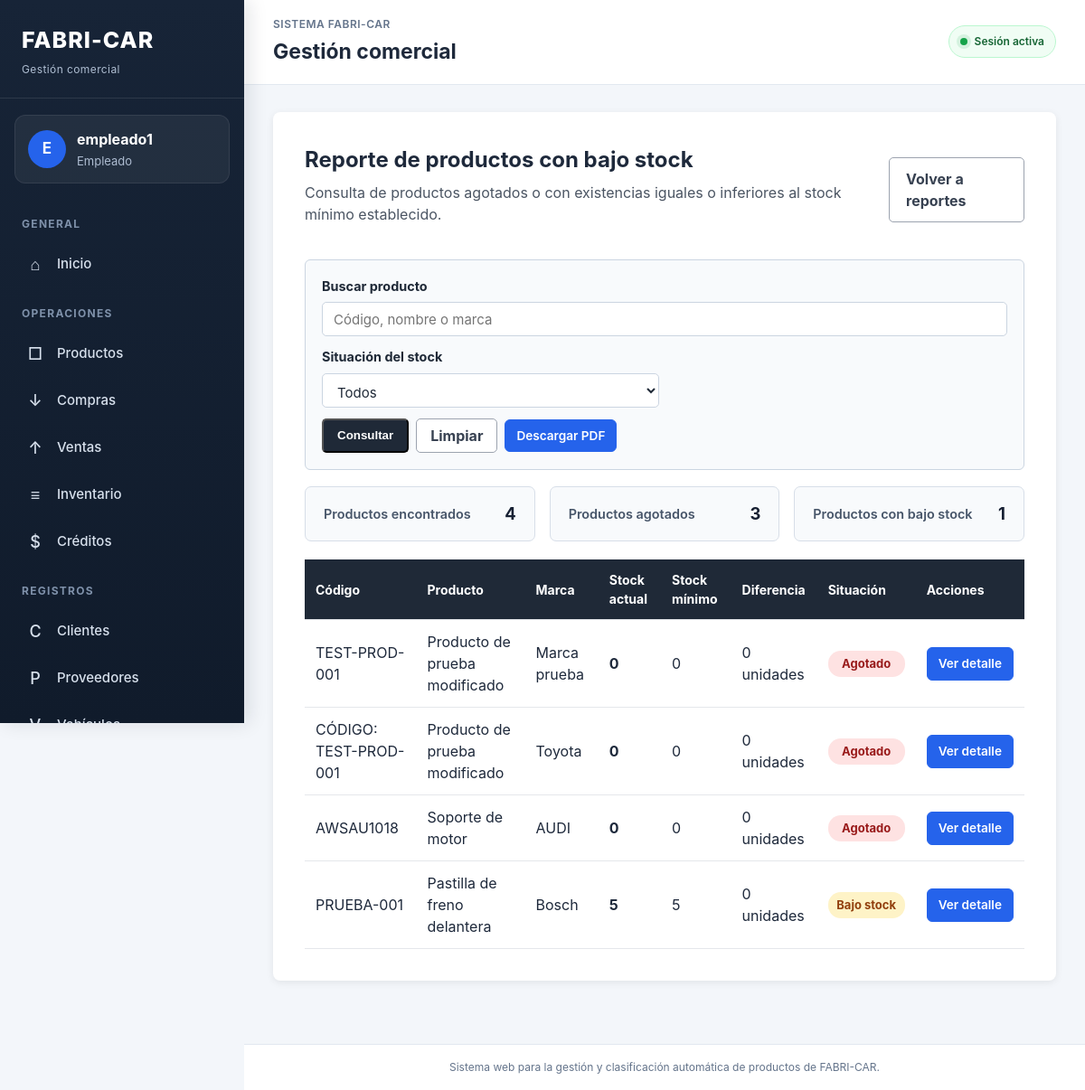
Screenshot of /reportes/bajo-stock/ (signed in) with the database file from the repository.
### productos/models.py (models this page shows, shortened)
class Producto(models.Model):
    class TipoRepuesto(models.TextChoices):
        ORIGINAL = "ORIGINAL", "Original"
        ALTERNATIVO = "ALTERNATIVO", "Alternativo"
        ESTANDAR = "ESTANDAR", "Estándar"
    class CondicionProducto(models.TextChoices):
        NUEVO = "NUEVO", "Nuevo"
        USADO = "USADO", "Usado"
    codigo = models.CharField(
        max_length=50,
        unique=True,
        verbose_name="Código",
    )
    nombre = models.CharField(
        max_length=150,
        db_index=True,
        verbose_name="Nombre",
    )
    descripcion = models.TextField(
        blank=True,
        verbose_name="Descripción",
    )
    tipo = models.CharField(
        max_length=20,
        choices=TipoRepuesto.choices,
        verbose_name="Tipo de repuesto",
    )
    condicion = models.CharField(
        max_length=10,
        choices=CondicionProducto.choices,
        verbose_name="Condición",
    )
    marca = models.CharField(
        max_length=100,
        blank=True,
        db_index=True,
        verbose_name="Marca",
    )
    procedencia = models.CharField(
        max_length=100,
        blank=True,
        verbose_name="Procedencia",
    )
    proveedores_habituales = models.ManyToManyField(
        Proveedor,
        blank=True,
        related_name="productos_habituales",
        verbose_name="Proveedores habituales",
    )
    precio_compra = models.DecimalField(
        max_digits=12,
        decimal_places=2,
        default=Decimal("0.00"),
        editable=False,
        validators=[
            MinValueValidator(Decimal("0.00")),
        ],
        verbose_name="Último precio de compra",
    )
    precio_venta = models.DecimalField(
        max_digits=12,
        decimal_places=2,
        default=Decimal("0.00"),
        editable=False,
        validators=[
            MinValueValidator(Decimal("0.00")),
        ],
        verbose_name="Precio de venta",
    )
    stock_actual = models.PositiveIntegerField(
        default=0,
        editable=False,
        verbose_name="Stock actual",
    )
    stock_minimo = models.PositiveIntegerField(
        default=0,
        verbose_name="Stock mínimo",
    )
    imagen = models.ImageField(
        upload_to="productos/",
        blank=True,
        null=True,
        verbose_name="Imagen",
    )
    estado = models.BooleanField(
        default=True,
        verbose_name="Activo",
    )
    fecha_registro = models.DateTimeField(
        auto_now_add=True,
        verbose_name="Fecha de registro",
    )
    fecha_modificacion = models.DateTimeField(
        auto_now=True,
        verbose_name="Fecha de modificación",
    )
    class Meta:
        verbose_name = "Producto"
        verbose_name_plural = "Productos"
        ordering = ["nombre"]

### reportes/views.py (the view)
@login_required
@rol_requerido("Administrador", "Empleado")
def reporte_bajo_stock(request):
    busqueda = request.GET.get(
        "q",
        "",
    ).strip()
    filtro_situacion = request.GET.get(
        "situacion",
        "",
    ).strip()
    productos = (
        Producto.objects
        .filter(
            estado=True,
            stock_actual__lte=F("stock_minimo"),
        )
        .annotate(
            unidades_faltantes=(
                F("stock_minimo") - F("stock_actual")
            )
        )
    )
    if busqueda:
        productos = productos.filter(
            Q(codigo__icontains=busqueda)
            | Q(nombre__icontains=busqueda)
            | Q(marca__icontains=busqueda)
        )
    if filtro_situacion == "AGOTADO":
        productos = productos.filter(
            stock_actual=0,
        )
    elif filtro_situacion == "BAJO":
        productos = productos.filter(
            stock_actual__gt=0,
            stock_actual__lte=F("stock_minimo"),
        )
    productos = productos.order_by(
        "stock_actual",
        "nombre",
    )
    cantidad_resultados = productos.count()
    cantidad_agotados = productos.filter(
        stock_actual=0,
    ).count()
    cantidad_bajo_stock = productos.filter(
        stock_actual__gt=0,
    ).count()
    paginador = Paginator(
        productos,
        15,
    )
    pagina_productos = paginador.get_page(
        request.GET.get("pagina")
    )
    contexto = {
        "productos": pagina_productos,
        "pagina_productos": pagina_productos,
        "busqueda": busqueda,
        "filtro_situacion": filtro_situacion,
        "cantidad_resultados": cantidad_resultados,
        "cantidad_agotados": cantidad_agotados,
        "cantidad_bajo_stock": cantidad_bajo_stock,
    }
    return render(
        request,
        "reportes/reporte_bajo_stock.html",
        contexto,
    )

### reportes/templates/reportes/reporte_bajo_stock.html (shortened to what this page needs)
{% extends "principal/base.html" %}
{% block contenido %}
<section class="presentacion">
    <div class="encabezado-listado">
        <div>
            <h2>Reporte de productos con bajo stock</h2>
            <p>
                Consulta de productos agotados o con existencias
                iguales o inferiores al stock mínimo establecido.
            </p>
        </div>
        <a
            href="{% url 'reportes:panel_reportes' %}"
            class="boton-secundario"
        >
            Volver a reportes
        </a>
    </div>
    <form
        method="get"
        class="formulario-filtros formulario-filtros-bajo-stock"
    >
        <div class="grupo-filtro">
            <label for="busqueda">
                Buscar producto
            </label>
            <input
                type="search"
                id="busqueda"
                name="q"
                value="{{ busqueda }}"
                class="campo-formulario"
                placeholder="Código, nombre o marca"
            >
        </div>
        <div class="grupo-filtro">
            <label for="situacion">
                Situación del stock
            </label>
            <select
                id="situacion"
                name="situacion"
                class="campo-formulario"
            >
                <option value="">
                    Todos
                </option>
            </select>
        </div>
        <div class="acciones-filtros">
            <button
                type="submit"
                class="boton-enlace"
            >
                Consultar
            </button>
            <a
                href="{% url 'reportes:reporte_bajo_stock' %}"
                class="boton-secundario"
            >
                Limpiar
            </a>
            <a
                href="{% url 'reportes:reporte_bajo_stock_pdf' %}?q={{ busqueda|urlencode }}&situacion={{ filtro_situacion|urlencode }}"
                class="boton-accion"
            >
                Descargar PDF
            </a>
        </div>
    </form>
    <div class="resumen-reporte resumen-bajo-stock">
        <div class="dato-resumen-reporte">
            <span>Productos encontrados</span>
            <strong>
                {{ cantidad_resultados }}
            </strong>
        </div>
        <div class="dato-resumen-reporte">
            <span>Productos agotados</span>
            <strong>
                {{ cantidad_agotados }}
            </strong>
        </div>
        <div class="dato-resumen-reporte">
            <span>Productos con bajo stock</span>
            <strong>
                {{ cantidad_bajo_stock }}
            </strong>
        </div>
    </div>
    <div class="contenedor-tabla">
        <table class="tabla-datos">
            <thead>
                <tr>
                    <th>Código</th>
                    <th>Producto</th>
                    <th>Marca</th>
                    <th>Stock actual</th>
                    <th>Stock mínimo</th>
                    <th>Diferencia</th>
                    <th>Situación</th>
                    <th>Acciones</th>
                </tr>
            </thead>
            <tbody>
                {% for producto in productos %}
                    <tr>
                        <td>
                            {{ producto.codigo }}
                        </td>
                        <td>
                            {{ producto.nombre }}
                        </td>
                        <td>
                            {{ producto.marca|default:"Sin marca" }}
                        </td>
                        <td>
                            <strong>
                                {{ producto.stock_actual }}
                            </strong>
                        </td>
                        <td>
                            {{ producto.stock_minimo }}
                        </td>
                        <td>
                            {{ producto.unidades_faltantes }}
                            unidad{{ producto.unidades_faltantes|pluralize:"es" }}
                        </td>
                        <td>
                            {% if producto.stock_actual == 0 %}
                                <span class="etiqueta-anulada">
                                    Agotado
                                </span>
                            {% else %}
                                <span class="etiqueta-borrador">
                                    Bajo stock
                                </span>
                            {% endif %}
                        </td>
                        <td>
                            <a
                                href="{% url 'productos:detalle_producto' producto.id %}"
                                class="boton-accion"
                            >
                                Ver detalle
                            </a>
                        </td>
                    </tr>
                {% endfor %}
            </tbody>
        </table>
    </div>
</section>
{% endblock %}

### principal/templates/principal/base.html (shortened to what this page needs)
{% load static %}
<!DOCTYPE html>
<html lang="es">
<head>
    <link
        rel="stylesheet"
        href="{% static 'principal/css/estilos.css' %}"
    >
</head>
<body class="{% if user.is_authenticated %}sistema-autenticado{% else %}pagina-publica{% endif %}">
    {% if user.is_authenticated %}
        <div class="estructura-sistema">
            <aside class="menu-lateral">
                <a
                    href="{% url 'inicio' %}"
                    class="marca-sistema"
                >
                    <span class="marca-principal">
                        FABRI-CAR
                    </span>
                    <span class="marca-descripcion">
                        Gestión comercial
                    </span>
                </a>
                <div class="perfil-menu">
                    <div class="avatar-usuario">
                        {{ user.username|first|upper }}
                    </div>
                    <div class="datos-usuario">
                        <strong>
                            {{ user.username }}
                        </strong>
                        <span>
                            {% if es_administrador %}
                                Administrador
                            {% elif es_empleado %}
                                Empleado
                            {% elif es_cliente %}
                                Cliente
                            {% else %}
                                Usuario
                            {% endif %}
                        </span>
                    </div>
                </div>
                <nav class="navegacion-lateral">
                    <span class="titulo-grupo-menu">
                        General
                    </span>
                    <a
                        href="{% url 'inicio' %}"
                        class="enlace-menu
                        "
                    >
                        <span class="icono-menu">⌂</span>
                        <span>Inicio</span>
                    </a>
                    {% if es_administrador or es_empleado %}
                        <span class="titulo-grupo-menu">
                            Operaciones
                        </span>
                        <a
                            href="{% url 'productos:listar_productos' %}"
                            class="enlace-menu
                            "
                        >
                            <span class="icono-menu">□</span>
                            <span>Productos</span>
                        </a>
                        <a
                            href="{% url 'compras:listar_compras' %}"
                            class="enlace-menu
                            "
                        >
                            <span class="icono-menu">↓</span>
                            <span>Compras</span>
                        </a>
                        <a
                            href="{% url 'ventas:listar_ventas' %}"
                            class="enlace-menu
                            "
                        >
                            <span class="icono-menu">↑</span>
                            <span>Ventas</span>
                        </a>
                        <a
                            href="{% url 'inventario:listar_movimientos' %}"
                            class="enlace-menu
                            "
                        >
                            <span class="icono-menu">≡</span>
                            <span>Inventario</span>
                        </a>
                        <a
                            href="{% url 'creditos:listar_creditos' %}"
                            class="enlace-menu
                            "
                        >
                            <span class="icono-menu">$</span>
                            <span>Créditos</span>
                        </a>
                        <span class="titulo-grupo-menu">
                            Registros
                        </span>
                        <a
                            href="{% url 'clientes:listar_clientes' %}"
                            class="enlace-menu
                            "
                        >
                            <span class="icono-menu">C</span>
                            <span>Clientes</span>
                        </a>
                        <a
                            href="{% url 'proveedores:listar_proveedores' %}"
                            class="enlace-menu
                            "
                        >
                            <span class="icono-menu">P</span>
                            <span>Proveedores</span>
                        </a>
                        <a
                            href="{% url 'vehiculos:listar_vehiculos' %}"
                            class="enlace-menu
                            "
                        >
                            <span class="icono-menu">V</span>
                            <span>Vehículos</span>
                        </a>
                    {% endif %}
                </nav>
            </aside>
            <div class="area-trabajo">
                <header class="barra-superior">
                    <div>
                        <span class="subtitulo-superior">
                            Sistema FABRI-CAR
                        </span>
                        <h1>
                            {% block encabezado_pagina %}
                                Gestión comercial
                            {% endblock %}
                        </h1>
                    </div>
                    <div class="sesion-activa">
                        <span class="indicador-activo"></span>
                        Sesión activa
                    </div>
                </header>
    {% endif %}
            <main class="{% if user.is_authenticated %}contenido-principal{% else %}contenido-principal-publico{% endif %}">
                {% block contenido %}
                {% endblock %}
            </main>
            <footer class="pie-pagina">
                <p>
                    Sistema web para la gestión y clasificación automática
                    de productos de FABRI-CAR.
                </p>
            </footer>
    {% if user.is_authenticated %}
            </div>
        </div>
    {% else %}
        </div>
    {% endif %}
</body>
</html>

### rows the page displays
Producto: codigo "TEST-PROD-001", nombre "Producto de prueba modificado", marca "Marca prueba", stock_actual "0", stock_minimo "0", unidades_faltantes "0", shows "Agotado"
Producto: codigo "CÓDIGO: TEST-PROD-001", nombre "Producto de prueba modificado", marca "Toyota", stock_actual "0", stock_minimo "0", unidades_faltantes "0", shows "Agotado"
Producto: codigo "AWSAU1018", nombre "Soporte de motor", marca "AUDI", stock_actual "0", stock_minimo "0", unidades_faltantes "0", shows "Agotado"
Producto: codigo "PRUEBA-001", nombre "Pastilla de freno delantera", marca "Bosch", stock_actual "5", stock_minimo "5", unidades_faltantes "0", shows "Bajo stock"

### other values shown
{{ user.username|first|upper }} "E"
{{ user.username }} "empleado1"
{{ cantidad_resultados }} "4"
{{ cantidad_agotados }} "3"
{{ cantidad_bajo_stock }} "1"
